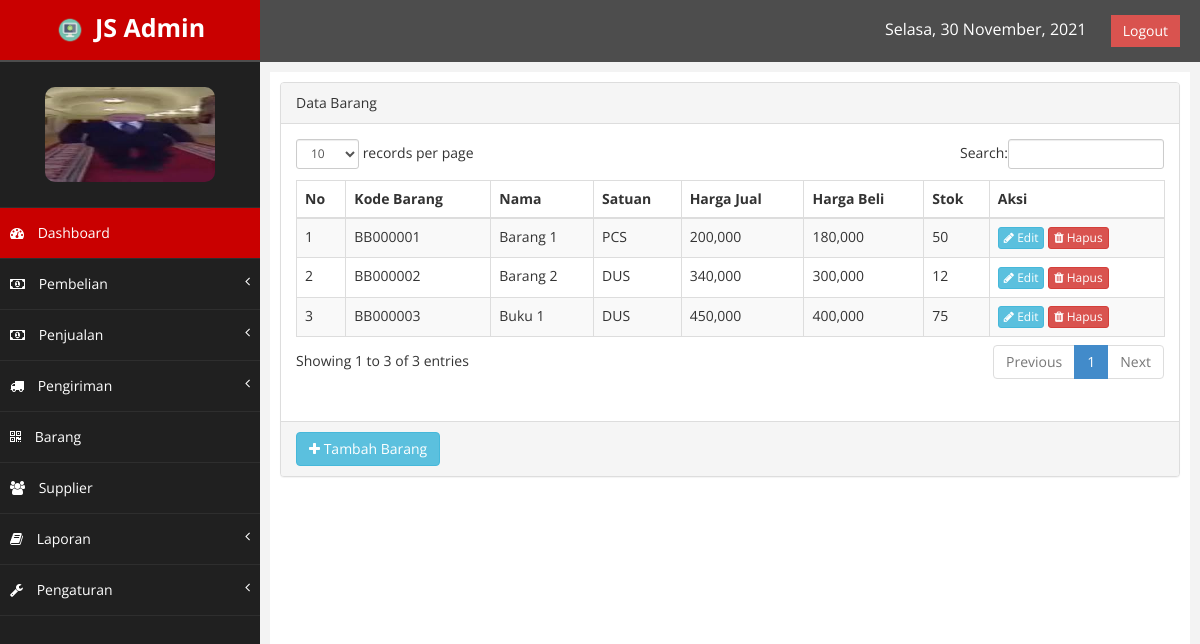
Page /index.php?page=barang (signed in) on the earlier database version.
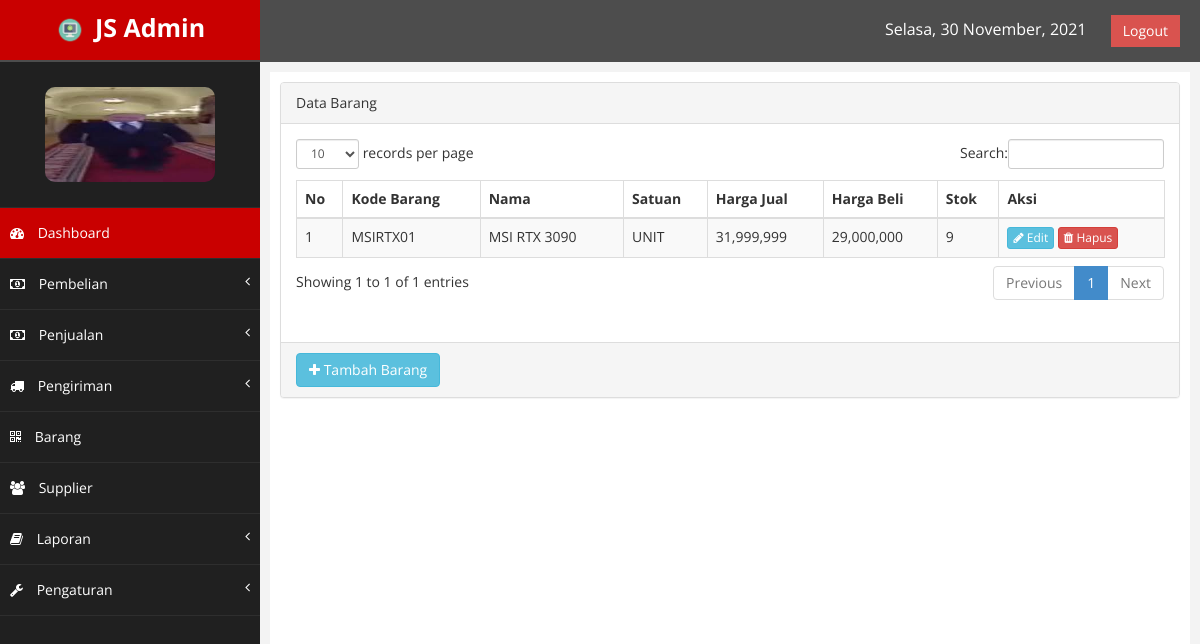
Same page on the later database version.
### tables this page shows
CREATE TABLE IF NOT EXISTS `barang` (
  `kd_barang` varchar(8) NOT NULL,
  `nama_barang` varchar(60) NOT NULL,
  `satuan` varchar(20) NOT NULL,
  `harga_jual` int(15) NOT NULL,
  `harga_beli` int(15) NOT NULL,
  `stok` int(4) NOT NULL,
  `status` enum('1','0') NOT NULL DEFAULT '0',
  PRIMARY KEY (`kd_barang`)
);

### class/class.php (called while the page is built, shortened)
<?php
	class Barang{
		public function tampil_barang(){
			$qry = mysql_query("SELECT * FROM barang ORDER BY nama_barang ASC");
			while ($pecah = mysql_fetch_array($qry)) {
				$data[] = $pecah;
			}
			return $data;
		}
	}
	$barang = new Barang();
?>

### barang.php (the view, shortened to what this page needs)
<div class="row">
    <div class="col-md-12">
        <div class="panel panel-default">
            <div class="panel-heading">
                Data Barang
            </div>
            <div class="panel-body">
                <div class="table">
                    <table class="table table-striped table-bordered table-hover" id="tabelku">
                        <thead>
                            <tr>
                                <th>No</th>
                                <th>Kode Barang</th>
                                <th>Nama</th>
                                <th>Satuan</th>
                                <th>Harga Jual</th>
                                <th>Harga Beli</th>
                                <th>Stok</th>
                                <th>Aksi</th>
                            </tr>
                        </thead>
                        <tbody>
                            <?php
                                $brg = $barang->tampil_barang();
                                foreach ($brg as $index => $data) {
                            ?>
                            <tr class="odd gradeX">
                                <td><?php echo $index + 1; ?></td>
                                <td><?php echo $data['kd_barang']; ?></td>
                                <td><?php echo $data['nama_barang']; ?></td>
                                <td><?php echo $data['satuan']; ?></td>
                                <td><?php echo number_format($data['harga_jual']); ?></td>
                                <td><?php echo number_format($data['harga_beli']); ?></td>
                                <td><?php echo $data['stok']; ?></td>
                                <td>
                                    <a href="index.php?page=ubahbarang&id=<?php echo $data['kd_barang']; ?>" class="btn btn-info btn-xs"><i class="fa fa-pencil"></i> Edit</a>
                                    <a href="index.php?page=barang&hapus=<?php echo $data['kd_barang']; ?>" class="btn btn-danger btn-xs" id="alertHapus"><i class="fa fa-trash"></i> Hapus</a>
                                </td>
                            </tr>
                            <?php } ?>
                        </tbody>
                    </table>
                </div>
            </div>
            <div class="panel-footer">
                <a href="index.php?page=tambahbarang" class="btn btn-info"><i class="fa fa-plus"></i> Tambah Barang</a>
            </div>
        </div>
    </div>
</div>

Differences in the rows shown:
removed barang: kd_barang "BB000001", nama_barang "Barang 1", satuan "PCS", harga_jual "200,000", harga_beli "180,000", stok "50"
removed barang: kd_barang "BB000002", nama_barang "Barang 2", satuan "DUS", harga_jual "340,000", harga_beli "300,000", stok "12"
removed barang: kd_barang "BB000003", nama_barang "Buku 1", satuan "DUS", harga_jual "450,000", harga_beli "400,000", stok "75"
added barang: kd_barang "MSIRTX01", nama_barang "MSI RTX 3090", satuan "UNIT", harga_jual "31,999,999", harga_beli "29,000,000", stok "9"
Other differences:
text written by a page script: "records per page Search: Showing 1 to 3 of 3 entries Previous 1 Next" → "records per page Search: Showing 1 to 1 of 1 entries Previous 1 Next"
